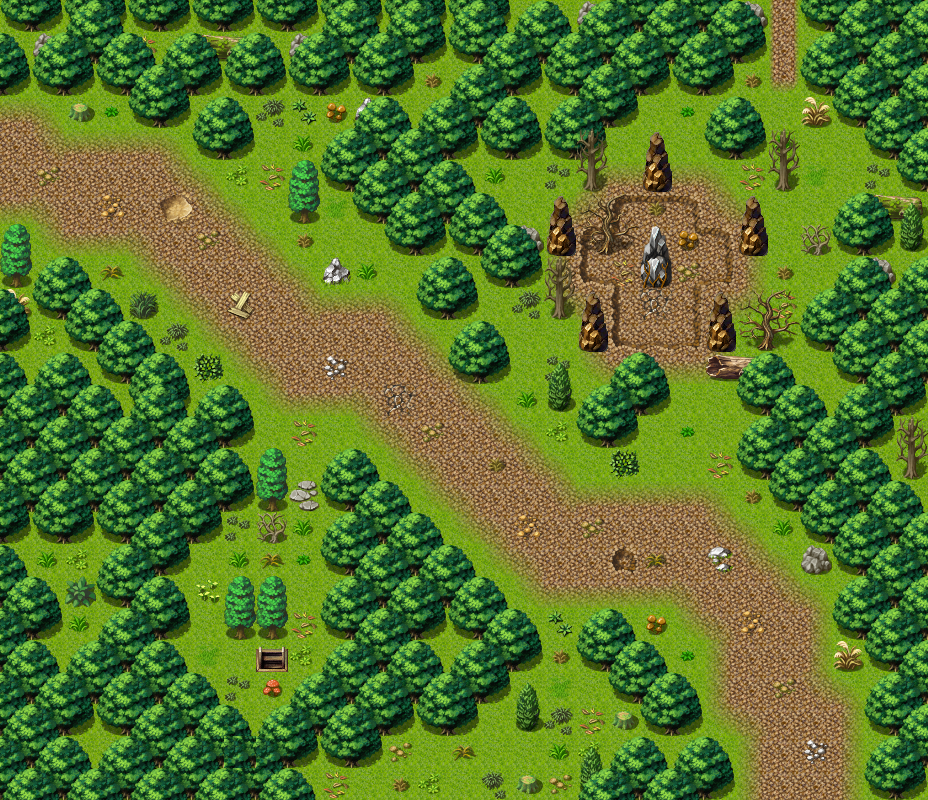

This is a level from a 2D game, rendered from its Tiled map with the project's own tilesets. A one-line summary and the map file follow, with tile-layer data summarised:
An orthogonal 29x25 tile map with 32x32 px tiles, 5 tile layers (Ground, Objects, Objects_after, Above, ...), 1 hidden layer not drawn, 40 tilesets and 17 objects (6x replace, 5x mapchange, 5x spawn, sign).

<map version="1.0" orientation="orthogonal" width="29" height="25" tilewidth="32" tileheight="32">
 <properties>
  <property name="outdoors" value="1" />
 </properties>
 <tileset firstgid="1" name="map_bed_1" tilewidth="32" tileheight="32">
  <image source="../drawable/map_bed_1.png" width="512" height="256" />
 </tileset>
 <tileset firstgid="129" name="map_border_1" tilewidth="32" tileheight="32">
  <image source="../drawable/map_border_1.png" width="512" height="256" />
 </tileset>
 <tileset firstgid="257" name="map_bridge_1" tilewidth="32" tileheight="32">
  <image source="../drawable/map_bridge_1.png" width="512" height="256" />
 </tileset>
 <tileset firstgid="385" name="map_broken_1" tilewidth="32" tileheight="32">
  <image source="../drawable/map_broken_1.png" width="512" height="256" />
 </tileset>
 <tileset firstgid="513" name="map_cavewall_1" tilewidth="32" tileheight="32">
  <image source="../drawable/map_cavewall_1.png" width="576" height="192" />
 </tileset>
 <tileset firstgid="621" name="map_cavewall_2" tilewidth="32" tileheight="32">
  <image source="../drawable/map_cavewall_2.png" width="576" height="192" />
 </tileset>
 <tileset firstgid="729" name="map_cavewall_3" tilewidth="32" tileheight="32">
  <image source="../drawable/map_cavewall_3.png" width="576" height="192" />
 </tileset>
 <tileset firstgid="837" name="map_chair_table_1" tilewidth="32" tileheight="32">
  <image source="../drawable/map_chair_table_1.png" width="512" height="256" />
 </tileset>
 <tileset firstgid="965" name="map_crate_1" tilewidth="32" tileheight="32">
  <image source="../drawable/map_crate_1.png" width="512" height="256" />
 </tileset>
 <tileset firstgid="1093" name="map_cupboard_1" tilewidth="32" tileheight="32">
  <image source="../drawable/map_cupboard_1.png" width="512" height="256" />
 </tileset>
 <tileset firstgid="1221" name="map_curtain_1" tilewidth="32" tileheight="32">
  <image source="../drawable/map_curtain_1.png" width="512" height="256" />
 </tileset>
 <tileset firstgid="1349" name="map_entrance_1" tilewidth="32" tileheight="32">
  <image source="../drawable/map_entrance_1.png" width="512" height="256" />
 </tileset>
 <tileset firstgid="1477" name="map_fence_1" tilewidth="32" tileheight="32">
  <image source="../drawable/map_fence_1.png" width="512" height="256" />
 </tileset>
 <tileset firstgid="1605" name="map_fence_2" tilewidth="32" tileheight="32">
  <image source="../drawable/map_fence_2.png" width="512" height="256" />
 </tileset>
 <tileset firstgid="1733" name="map_ground_1" tilewidth="32" tileheight="32">
  <image source="../drawable/map_ground_1.png" width="512" height="256" />
 </tileset>
 <tileset firstgid="1861" name="map_ground_2" tilewidth="32" tileheight="32">
  <image source="../drawable/map_ground_2.png" width="512" height="256" />
 </tileset>
 <tileset firstgid="1989" name="map_ground_3" tilewidth="32" tileheight="32">
  <image source="../drawable/map_ground_3.png" width="512" height="256" />
 </tileset>
 <tileset firstgid="2117" name="map_ground_4" tilewidth="32" tileheight="32">
  <image source="../drawable/map_ground_4.png" width="512" height="256" />
 </tileset>
 <tileset firstgid="2245" name="map_ground_5" tilewidth="32" tileheight="32">
  <image source="../drawable/map_ground_5.png" width="512" height="256" />
 </tileset>
 <tileset firstgid="2373" name="map_ground_6" tilewidth="32" tileheight="32">
  <image source="../drawable/map_ground_6.png" width="512" height="256" />
 </tileset>
 <tileset firstgid="2501" name="map_ground_7" tilewidth="32" tileheight="32">
  <image source="../drawable/map_ground_7.png" width="512" height="256" />
 </tileset>
 <tileset firstgid="2629" name="map_ground_8" tilewidth="32" tileheight="32">
  <image source="../drawable/map_ground_8.png" width="512" height="256" />
 </tileset>
 <tileset firstgid="2757" name="map_indoor_1" tilewidth="32" tileheight="32">
  <image source="../drawable/map_indoor_1.png" width="512" height="256" />
 </tileset>
 <tileset firstgid="2885" name="map_kitchen_1" tilewidth="32" tileheight="32">
  <image source="../drawable/map_kitchen_1.png" width="512" height="256" />
 </tileset>
 <tileset firstgid="3013" name="map_outdoor_1" tilewidth="32" tileheight="32">
  <image source="../drawable/map_outdoor_1.png" width="512" height="256" />
 </tileset>
 <tileset firstgid="3141" name="map_pillar_1" tilewidth="32" tileheight="32">
  <image source="../drawable/map_pillar_1.png" width="512" height="256" />
 </tileset>
 <tileset firstgid="3269" name="map_plant_1" tilewidth="32" tileheight="32">
  <image source="../drawable/map_plant_1.png" width="512" height="256" />
 </tileset>
 <tileset firstgid="3397" name="map_rock_1" tilewidth="32" tileheight="32">
  <image source="../drawable/map_rock_1.png" width="512" height="256" />
 </tileset>
 <tileset firstgid="3525" name="map_roof_1" tilewidth="32" tileheight="32">
  <image source="../drawable/map_roof_1.png" width="512" height="256" />
 </tileset>
 <tileset firstgid="3653" name="map_roof_2" tilewidth="32" tileheight="32">
  <image source="../drawable/map_roof_2.png" width="512" height="256" />
 </tileset>
 <tileset firstgid="3781" name="map_shop_1" tilewidth="32" tileheight="32">
  <image source="../drawable/map_shop_1.png" width="512" height="256" />
 </tileset>
 <tileset firstgid="3909" name="map_sign_ladder_1" tilewidth="32" tileheight="32">
  <image source="../drawable/map_sign_ladder_1.png" width="512" height="256" />
 </tileset>
 <tileset firstgid="4037" name="map_table_1" tilewidth="32" tileheight="32">
  <image source="../drawable/map_table_1.png" width="512" height="256" />
 </tileset>
 <tileset firstgid="4165" name="map_trail_1" tilewidth="32" tileheight="32">
  <image source="../drawable/map_trail_1.png" width="512" height="256" />
 </tileset>
 <tileset firstgid="4293" name="map_tree_1" tilewidth="32" tileheight="32">
  <image source="../drawable/map_tree_1.png" width="512" height="256" />
 </tileset>
 <tileset firstgid="4421" name="map_wall_1" tilewidth="32" tileheight="32">
  <image source="../drawable/map_wall_1.png" width="512" height="256" />
 </tileset>
 <tileset firstgid="4549" name="map_wall_2" tilewidth="32" tileheight="32">
  <image source="../drawable/map_wall_2.png" width="480" height="256" />
 </tileset>
 <tileset firstgid="4669" name="map_wall_3" tilewidth="32" tileheight="32">
  <image source="../drawable/map_wall_3.png" width="480" height="256" />
 </tileset>
 <tileset firstgid="4789" name="map_window_1" tilewidth="32" tileheight="32">
  <image source="../drawable/map_window_1.png" width="512" height="256" />
 </tileset>
 <tileset firstgid="4917" name="map_window_2" tilewidth="32" tileheight="32">
  <image source="../drawable/map_window_2.png" width="512" height="256" />
 </tileset>
 <layer name="Ground" width="29" height="25">
  <data>[725 cells, 725 non-empty, 15 distinct tile ids]</data>
 </layer>
 <layer name="Objects" width="29" height="25">
  <data>[725 cells, 553 non-empty, 61 distinct tile ids]</data>
 </layer>
 <layer name="Objects_after" width="29" height="25">
  <data>[725 cells, 1 non-empty, 1 distinct tile ids]</data>
 </layer>
 <layer name="Above" width="29" height="25">
  <data>[725 cells, 127 non-empty, 16 distinct tile ids]</data>
 </layer>
 <layer name="Above_after" width="29" height="25">
  <data>[725 cells, 6 non-empty, 2 distinct tile ids]</data>
 </layer>
 <layer name="Walkable" width="29" height="25" visible="0">
  <data>[725 cells, 376 non-empty, 1 distinct tile ids]</data>
 </layer>
 <objectgroup name="Mapevents">
  <!-- 6 objects omitted --></objectgroup>
 <objectgroup name="Spawn" visible="0">
  <!-- 5 objects omitted --></objectgroup>
 <objectgroup name="Keys" visible="0" />
 <objectgroup name="Replace">
  <!-- 6 objects omitted --></objectgroup>
</map>
<!-- 17 of 17 objects omitted -->
